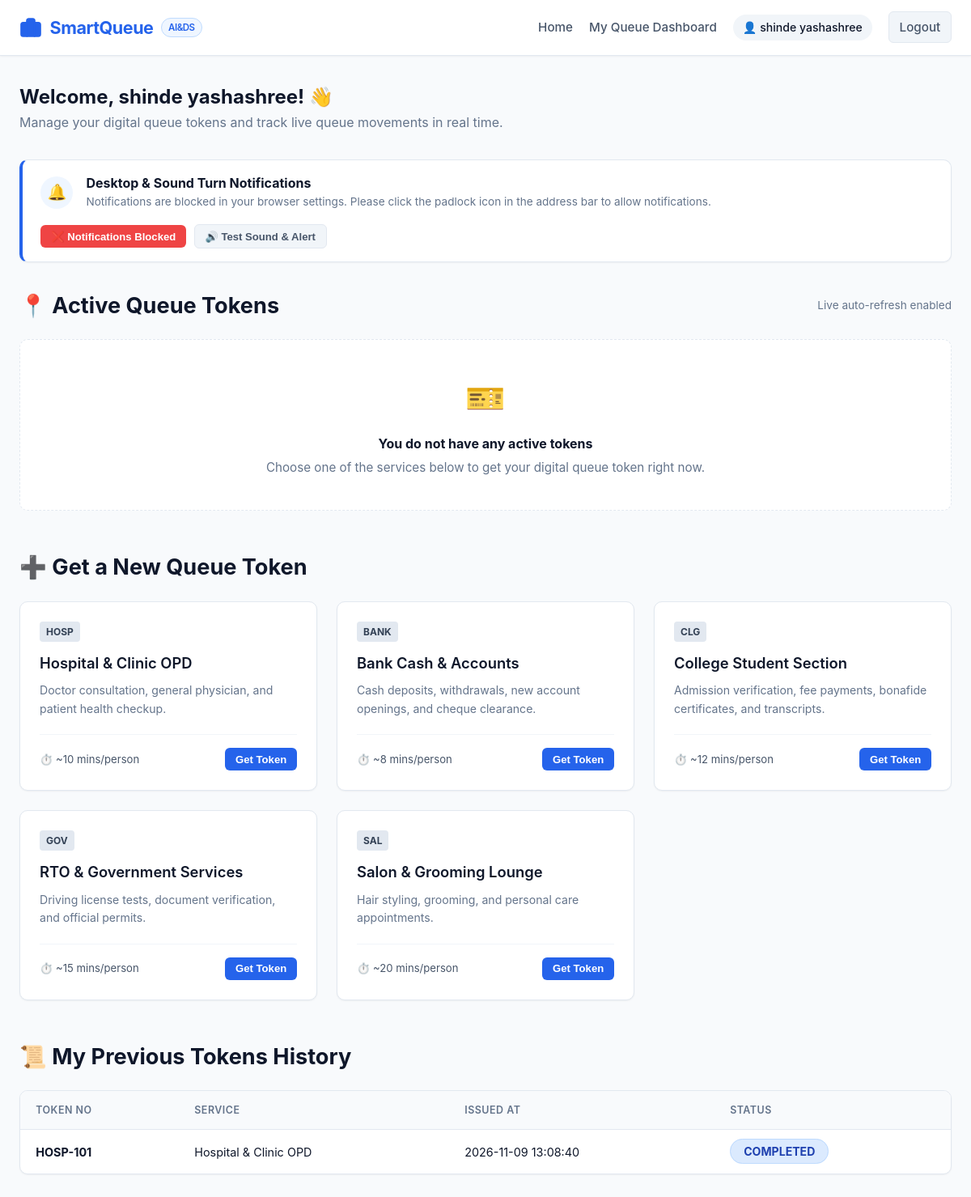
The app's page /dashboard (signed in) with its own data.
### tables this page shows
CREATE TABLE services (
        id INTEGER PRIMARY KEY AUTOINCREMENT,
        name TEXT NOT NULL,
        prefix TEXT NOT NULL UNIQUE,
        avg_time_mins INTEGER NOT NULL,
        description TEXT,
        is_active INTEGER DEFAULT 1
    );

CREATE TABLE tokens (
        id INTEGER PRIMARY KEY AUTOINCREMENT,
        token_number TEXT NOT NULL UNIQUE,
        user_id INTEGER NOT NULL,
        service_id INTEGER NOT NULL,
        status TEXT NOT NULL DEFAULT 'Waiting', -- Waiting, called, Serving, Completed, Cancelled, Skipped
        created_at TIMESTAMP DEFAULT CURRENT_TIMESTAMP,
        called_at TIMESTAMP,
        completed_at TIMESTAMP,
        FOREIGN KEY (user_id) REFERENCES users (id) ON DELETE CASCADE,
        FOREIGN KEY (service_id) REFERENCES services (id) ON DELETE CASCADE
    );

### app.py (the view, shortened to what this page needs)
@app.route('/dashboard')
def dashboard():
    if 'user_id' not in session:
        flash("Please log in to access your queue dashboard.", "warning")
        return redirect(url_for('login'))
    user_id = session['user_id']
    conn = get_db_connection()
    services = conn.execute("SELECT * FROM services WHERE is_active = 1 ORDER BY id ASC").fetchall()
    active_tokens_rows = conn.execute(
        """
        SELECT t.*, s.name as service_name, s.avg_time_mins, s.prefix
        FROM tokens t
        JOIN services s ON t.service_id = s.id
        WHERE t.user_id = ? AND t.status IN ('Waiting', 'called', 'Serving')
        ORDER BY t.id DESC
        """,
        (user_id,)
    ).fetchall()
    active_tokens = []
    history_tokens = conn.execute(
        """
        SELECT t.*, s.name as service_name
        FROM tokens t
        JOIN services s ON t.service_id = s.id
        WHERE t.user_id = ? AND t.status NOT IN ('Waiting', 'called', 'Serving')
        ORDER BY t.id DESC
        LIMIT 10
        """,
        (user_id,)
    ).fetchall()
    conn.close()
    return render_template('dashboard.html', services=services, active_tokens=active_tokens, history_tokens=history_tokens)

### database.py (called while the page is built)
def get_db_connection():
    conn = sqlite3.connect(DB_NAME)
    conn.row_factory = sqlite3.Row
    return conn

### templates/dashboard.html (shortened to what this page needs)
{% extends "base.html" %}
{% block content %}
<div style="margin-bottom: 2rem;">
    <h2>Welcome, {{ session.get('user_name') }}! 👋</h2>
    <p style="color: var(--text-muted);">Manage your digital queue tokens and track live queue movements in real time.</p>
</div>
<div class="notif-card" id="notif-permission-box">
    <div class="notif-info">
        <div class="notif-icon-circle">🔔</div>
        <div>
            <strong>Desktop & Sound Turn Notifications</strong>
            <p id="notif-status-text">Allow notifications to receive an alert and audio chime the second your token is called by the counter.</p>
        </div>
    </div>
    <div class="notif-actions">
        <button id="btn-request-notif" class="btn btn-primary btn-sm" onclick="requestNotificationPermission()">
        </button>
        <button class="btn btn-secondary btn-sm" onclick="testNotification()">
            🔊 Test Sound & Alert
        </button>
    </div>
</div>
<section style="margin-bottom: 3rem;">
    <div class="section-title">
        <h3>📍 Active Queue Tokens</h3>
        <span style="font-size: 0.85rem; color: var(--text-muted); font-weight: normal;">Live auto-refresh enabled</span>
    </div>
    {% if active_tokens %}
        {% for token in active_tokens %}
            <div class="token-card {% if token.status == 'called' or token.status == 'Serving' %}token-card-called{% endif %}"
                 data-live-token-id="{{ token.id }}"
                 data-token-number="{{ token.token_number }}"
                 data-status="{{ token.status }}">
                <div class="token-hero">
                    <div class="token-number-box">
                        <div class="token-label">Your Queue Token</div>
                        <div class="token-big-number">{{ token.token_number }}</div>
                        <div class="token-service-name">🏢 {{ token.service_name }}</div>
                    </div>
                    <div>
                        <span class="token-status-pill status-{{ token.status|lower }}">{{ token.status }}</span>
                    </div>
                </div>
                <div class="token-metrics">
                    <div class="metric-box">
                        <span>Currently Serving</span>
                        <strong class="live-serving-token">{{ token.serving_token }}</strong>
                    </div>
                    <div class="metric-box">
                        <span>People Ahead of You</span>
                        <strong class="live-people-ahead" style="color: var(--primary);">{{ token.people_ahead }}</strong>
                    </div>
                    <div class="metric-box">
                        <span>Estimated Wait Time</span>
                        <strong class="live-wait-time" style="color: var(--warning);">{{ token.estimated_wait_time }} mins</strong>
                    </div>
                </div>
                <div class="live-status-container" style="background: #f1f5f9; padding: 0.85rem 1.2rem; border-radius: var(--radius-sm); margin-bottom: 1rem; font-size: 0.92rem;">
                    💡 <strong>Status:</strong> <span class="live-status-message">{{ token.status_message }}</span>
                </div>
                <div class="token-actions">
                    {% if token.status == 'Waiting' %}
                        <form action="{{ url_for('cancel_token', token_id=token.id) }}" method="POST" onsubmit="return confirmCancelToken('{{ token.token_number }}')">
                            <button type="submit" class="btn btn-danger btn-sm">Cancel Token</button>
                        </form>
                    {% else %}
                        <span style="color: var(--success); font-weight: 700; font-size: 1rem;">
                            🔔 🎉 Your turn is called! Please proceed to the Counter.
                        </span>
                    {% endif %}
                </div>
            </div>
        {% endfor %}
    {% else %}
        <div style="background: #ffffff; border: 1px dashed var(--border-color); border-radius: var(--radius-md); padding: 2.5rem; text-align: center;">
            <div style="font-size: 2.5rem; margin-bottom: 0.75rem;">🎫</div>
            <h4>You do not have any active tokens</h4>
            <p style="color: var(--text-muted); font-size: 0.95rem; margin-top: 4px;">
                Choose one of the services below to get your digital queue token right now.
            </p>
        </div>
    {% endif %}
</section>
<section style="margin-bottom: 3rem;">
    <div class="section-title">
        <h3>➕ Get a New Queue Token</h3>
    </div>
    <div class="services-grid">
        {% for service in services %}
            <div class="service-card">
                <div>
                    <div class="service-header">
                        <span class="service-badge">{{ service.prefix }}</span>
                    </div>
                    <h3>{{ service.name }}</h3>
                    <p>{{ service.description }}</p>
                </div>
                <div class="service-footer">
                    <span class="service-time">⏱️ ~{{ service.avg_time_mins }} mins/person</span>
                    <form action="{{ url_for('generate_token', service_id=service.id) }}" method="POST">
                        <button type="submit" class="btn btn-primary btn-sm">Get Token</button>
                    </form>
                </div>
            </div>
        {% endfor %}
    </div>
</section>
<section>
    <div class="section-title">
        <h3>📜 My Previous Tokens History</h3>
    </div>
    <div class="table-card">
        <div class="table-responsive">
            <table>
                <thead>
                    <tr>
                        <th>Token No</th>
                        <th>Service</th>
                        <th>Issued At</th>
                        <th>Status</th>
                    </tr>
                </thead>
                <tbody>
                    {% if history_tokens %}
                        {% for item in history_tokens %}
                            <tr>
                                <td><strong>{{ item.token_number }}</strong></td>
                                <td>{{ item.service_name }}</td>
                                <td>{{ item.created_at }}</td>
                                <td>
                                    <span class="token-status-pill status-{{ item.status|lower }}">{{ item.status }}</span>
                                </td>
                            </tr>
                        {% endfor %}
                    {% else %}
                        <tr>
                            <td colspan="4" style="text-align: center; color: var(--text-muted); padding: 2rem;">
                                No previous token history found.
                            </td>
                        </tr>
                    {% endif %}
                </tbody>
            </table>
        </div>
    </div>
</section>
{% endblock %}

### static/css/style.css (style rules this page uses)
:root { --primary: #2563eb; --primary-hover: #1d4ed8; --primary-light: #eff6ff; --secondary: #475569; --success: #10b981; --success-light: #ecfdf5; --warning: #f59e0b; --warning-light: #fffbeb; --danger: #ef4444; --danger-light: #fef2f2; --info: #06b6d4; --info-light: #ecfeff; --bg-main: #f8fafc; --bg-card: #ffffff; --text-main: #0f172a; --text-muted: #64748b; --border-color: #e2e8f0; --shadow-sm: 0 1px 2px 0 rgb(0 0 0 / 0.05); --shadow-md: 0 4px 6px -1px rgb(0 0 0 / 0.1), 0 2px 4px -2px rgb(0 0 0 / 0.1); --shadow-lg: 0 10px 15px -3px rgb(0 0 0 / 0.1), 0 4px 6px -4px rgb(0 0 0 / 0.1); --radius-sm: 6px; --radius-md: 10px; --radius-lg: 16px; --transition: all 0.2s ease-in-out; }
* { margin: 0; padding: 0; box-sizing: border-box; }
body { font-family: -apple-system, BlinkMacSystemFont, "Segoe UI", Roboto, "Helvetica Neue", Arial, sans-serif; background-color: var(--bg-main); color: var(--text-main); line-height: 1.6; display: flex; flex-direction: column; min-height: 100vh; }
.btn { display: inline-flex; align-items: center; justify-content: center; gap: 0.5rem; padding: 0.65rem 1.25rem; border-radius: var(--radius-sm); font-size: 0.92rem; font-weight: 600; text-decoration: none; border: none; cursor: pointer; transition: var(--transition); }
.btn-primary { background-color: var(--primary); color: #ffffff; }
.btn-secondary { background-color: #f1f5f9; color: var(--secondary); border: 1px solid var(--border-color); }
.btn-danger { background-color: var(--danger); color: #ffffff; }
.btn-sm { padding: 0.4rem 0.8rem; font-size: 0.82rem; }
.section-title { font-size: 1.45rem; font-weight: 700; margin-bottom: 1.25rem; color: var(--text-main); display: flex; align-items: center; justify-content: space-between; }
.services-grid { display: grid; grid-template-columns: repeat(auto-fill, minmax(280px, 1fr)); gap: 1.5rem; margin-bottom: 2.5rem; }
.service-card { background: var(--bg-card); border: 1px solid var(--border-color); border-radius: var(--radius-md); padding: 1.5rem; box-shadow: var(--shadow-sm); display: flex; flex-direction: column; justify-content: space-between; transition: var(--transition); }
.service-header { display: flex; justify-content: space-between; align-items: flex-start; margin-bottom: 0.75rem; }
.service-badge { background: #e2e8f0; color: #334155; font-size: 0.75rem; font-weight: 700; padding: 3px 8px; border-radius: 4px; }
.service-card h3 { font-size: 1.15rem; font-weight: 600; margin-bottom: 0.5rem; }
.service-card p { font-size: 0.88rem; color: var(--text-muted); margin-bottom: 1.25rem; flex: 1; }
.service-footer { display: flex; justify-content: space-between; align-items: center; border-top: 1px solid #f1f5f9; padding-top: 1rem; }
.service-time { font-size: 0.82rem; color: var(--secondary); display: flex; align-items: center; gap: 4px; }
.notif-card { background: #ffffff; border: 1px solid var(--border-color); border-left: 4px solid var(--primary); border-radius: var(--radius-md); padding: 1rem 1.4rem; margin-bottom: 2rem; display: flex; justify-content: space-between; align-items: center; flex-wrap: wrap; gap: 1rem; box-shadow: var(--shadow-sm); }
.notif-info { display: flex; align-items: center; gap: 1rem; }
.notif-icon-circle { width: 40px; height: 40px; border-radius: 50%; background: #eff6ff; color: var(--primary); font-size: 1.2rem; display: flex; align-items: center; justify-content: center; }
.notif-info p { font-size: 0.85rem; color: var(--text-muted); }
.notif-actions { display: flex; gap: 0.6rem; align-items: center; }
.token-status-pill { padding: 6px 16px; border-radius: 9999px; font-size: 0.88rem; font-weight: 700; text-transform: uppercase; }
.status-completed { background-color: #dbeafe; color: #1e40af; border: 1px solid #bfdbfe; }
.table-card { background: #ffffff; border: 1px solid var(--border-color); border-radius: var(--radius-md); overflow: hidden; box-shadow: var(--shadow-sm); margin-bottom: 2rem; }
.table-responsive { overflow-x: auto; }
table { width: 100%; border-collapse: collapse; font-size: 0.9rem; text-align: left; }
th { background-color: #f8fafc; color: var(--text-muted); font-weight: 600; padding: 0.85rem 1.2rem; border-bottom: 1px solid var(--border-color); text-transform: uppercase; font-size: 0.78rem; letter-spacing: 0.5px; }
td { padding: 0.95rem 1.2rem; border-bottom: 1px solid var(--border-color); vertical-align: middle; }
tr:last-child td { border-bottom: none; }

### records on screen
services: prefix "HOSP", name "Hospital & Clinic OPD", description "Doctor consultation, general physician, and patient health checkup.", avg_time_mins "10"
services: prefix "BANK", name "Bank Cash & Accounts", description "Cash deposits, withdrawals, new account openings, and cheque clearance.", avg_time_mins "8"
services: prefix "CLG", name "College Student Section", description "Admission verification, fee payments, bonafide certificates, and transcripts.", avg_time_mins "12"
services: prefix "GOV", name "RTO & Government Services", description "Driving license tests, document verification, and official permits.", avg_time_mins "15"
services: prefix "SAL", name "Salon & Grooming Lounge", description "Hair styling, grooming, and personal care appointments.", avg_time_mins "20"
tokens: token_number "HOSP-101", service_name "Hospital & Clinic OPD", created_at "2026-11-09 13:08:40", status "COMPLETED"

### other values on screen
{{ session.get('user_name') }} "shinde yashashree"
